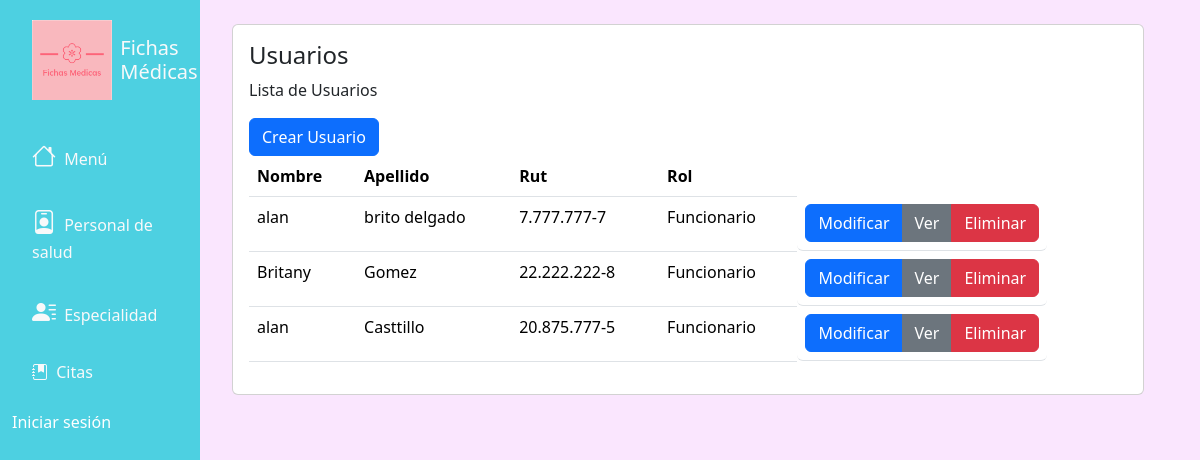
Screenshot of /usuarios/ with the database file from the repository.
### fichasapp/models.py (models this page shows, shortened)
class Usuario(models.Model):
    ROL = (('Administrador', 'Administrador'),
           ('Funcionario', 'Funcionario'),
           ('Usuario', 'Usuario'),
           )
    nombre = models.CharField(max_length=50, null=True)
    apellido = models.CharField(max_length=50, null=True)
    rut = models.CharField(max_length=13, null=True)
    correo = models.EmailField(max_length=50, null=True)
    rol = models.CharField(max_length=200, null=True, choices=ROL)

### fichasapp/views.py (the view)
# urls.py: path('usuarios/', views.usuarios, name='usuarios'),
def usuarios(request):
    usuarios = Usuario.objects.all()
    return render(request, 'usuarios/usuarios.html', {'usuarios': usuarios})

### templates/usuarios/usuarios.html
{% extends 'base.html' %}
{% block content %}
<div class="page-content page-container" id="page-content">
    <div class="padding">
        <div class="row container d-flex justify-content-center">
        <div class="col-lg-12 grid-margin stretch-card">
              <div class="card">
                <div class="card-body">
                  <h4 class="card-title">Usuarios</h4>
                  <p class="card-description">
                    Lista de Usuarios
                  </p>
                  <div class="table-responsive">
                    <a name="" id="" class="btn btn-primary" href="{% url 'crear_usuario' %}" role="button">Crear Usuario</a>
                    <table class="table">
                      <thead>
                        <tr>
                          <th>Nombre</th>
                          <th>Apellido</th>
                          <th>Rut</th>
                          <th>Rol</th>
                        </tr>
                      </thead>
                      <tbody>
                        {% for usuario in usuarios %}
                        <tr>
                          <td>{{usuario.nombre}}</td>
                          <td>{{usuario.apellido}}</td>
                          <td>{{usuario.rut}}</td>
                          <td>{{usuario.rol}}</td>
                          <td class="btn-group" role="group" aria-label="Basic mixed styles example">
                            <a name="" id="" class="btn btn-primary" href="{% url 'modificar_usuario' usuario.id %}" role="button">Modificar</a>
                            <a name="" id="" class="btn btn-secondary" href="{% url 'mostrar_usuario' usuario.id %}" role="button">Ver</a>
                            <a name="" id="" class="btn btn-danger" href="{% url 'eliminar_usuario' usuario.id %}" role="button">Eliminar</a>
                          </td>
                        </tr>
                        {% endfor %}
                      </tbody>
                    </table>
                  </div>
                </div>
              </div>
            </div>
            </div>
              </div>
            </div>
{% endblock content %}

### static/css/main.css (style rules this page uses)
body { font-family: 'Segoe UI', Tahoma, Geneva, Verdana, sans-serif; background-color: #fae6fe ; }

### rows the page displays
Usuario: nombre "alan", apellido "brito delgado", rut "7.777.777-7", rol "Funcionario"
Usuario: nombre "Britany", apellido "Gomez", rut "22.222.222-8", rol "Funcionario"
Usuario: nombre "alan", apellido "Casttillo", rut "20.875.777-5", rol "Funcionario"
